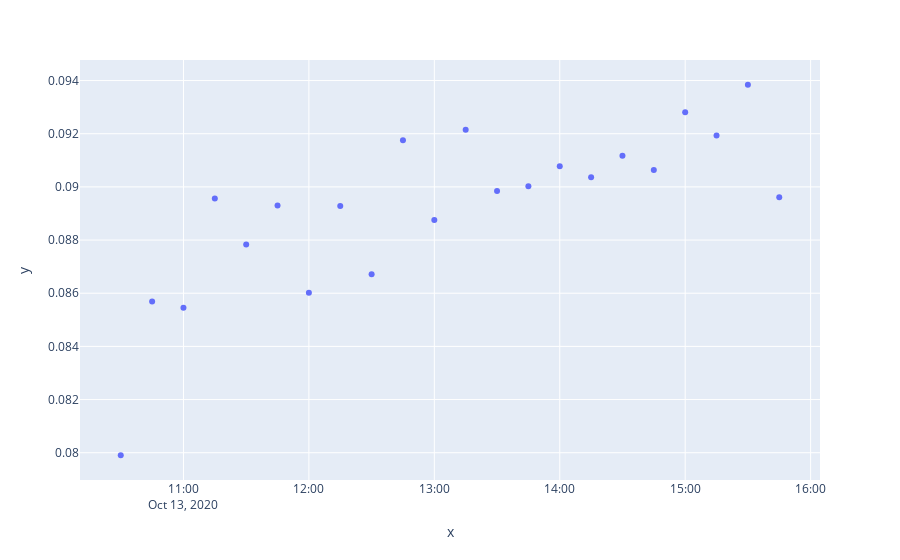

Notebook code for this chart:
### Code cell
fig=px.scatter(x=current_pd.index, y=current_pd.current)
fig.update_xaxes()

fig.show()

### Figure 1 — Plotly figure (JSON) as saved in the notebook; plotly's stock layout.template omitted (floating-point values rounded to 4 significant figures)
{"data": [{"hovertemplate": "x=%{x}<br>y=%{y}<extra></extra>", "legendgroup": "", "marker": {"color": "#636efa", "symbol": "circle"}, "mode": "markers", "name": "", "orientation": "v", "showlegend": false, "type": "scatter", "x": ["2020-10-13T10:30:00", "2020-10-13T10:45:00", "2020-10-13T11:00:00", "2020-10-13T11:15:00", "2020-10-13T11:30:00", "2020-10-13T11:45:00", "2020-10-13T12:00:00", "2020-10-13T12:15:00", "2020-10-13T12:30:00", "2020-10-13T12:45:00", "2020-10-13T13:00:00", "2020-10-13T13:15:00", "2020-10-13T13:30:00", "2020-10-13T13:45:00", "2020-10-13T14:00:00", "2020-10-13T14:15:00", "2020-10-13T14:30:00", "2020-10-13T14:45:00", "2020-10-13T15:00:00", "2020-10-13T15:15:00", "2020-10-13T15:30:00", "2020-10-13T15:45:00"], "xaxis": "x", "y": [0.0799, 0.08568, 0.08546, 0.08956, 0.08783, 0.0893, 0.08602, 0.08928, 0.08671, 0.09176, 0.08875, 0.09215, 0.08985, 0.09003, 0.09077, 0.09036, 0.09117, 0.09064, 0.0928, 0.09193, 0.09384, 0.08961], "yaxis": "y"}], "layout": {"legend": {"tracegroupgap": 0}, "margin": {"t": 60}, "xaxis": {"anchor": "y", "domain": [0, 1], "title": {"text": "x"}}, "yaxis": {"anchor": "x", "domain": [0, 1], "title": {"text": "y"}}}}
